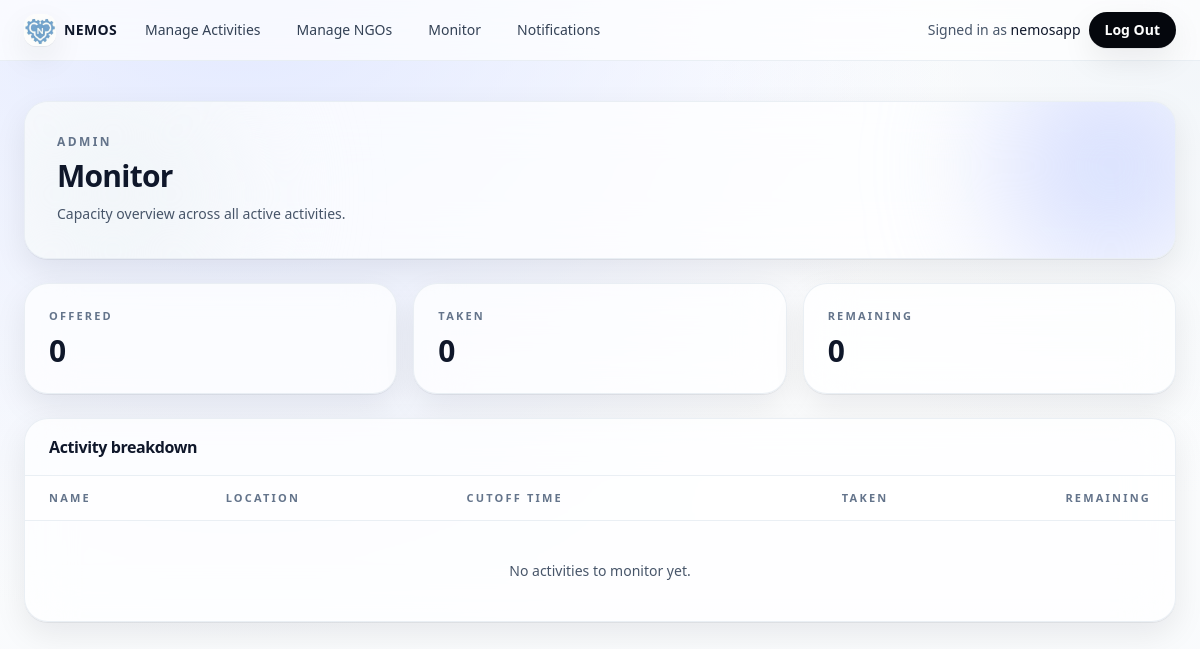
The app's page /service-day/admin/monitor/ (signed in), older data.
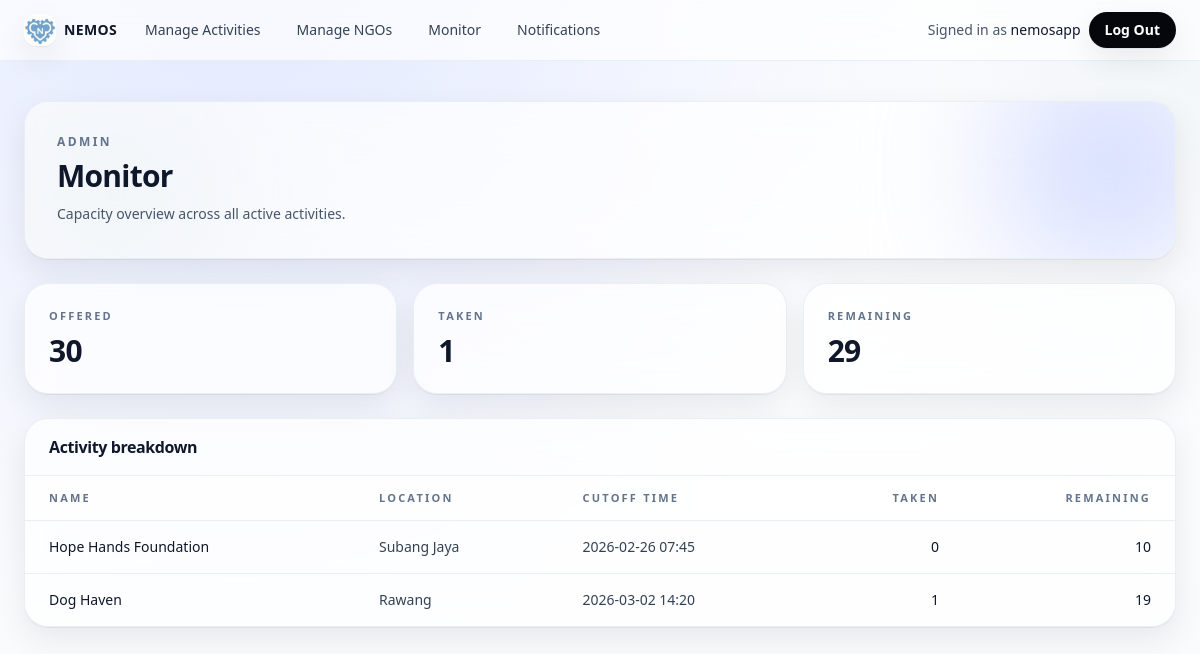
The same page, newer data.
### ngo/models.py (models this page shows, shortened)
class NGO(models.Model):
    name = models.CharField(max_length=150, unique=True)
    description = models.TextField(blank=True)
    contact_email = models.EmailField(blank=True)
    contact_phone = models.CharField(max_length=30, blank=True)
    is_active = models.BooleanField(default=True)
    class Meta:
        verbose_name_plural = "NGOs"

class NGOAvailability(models.Model):
    ngo = models.ForeignKey(NGO, on_delete=models.PROTECT, related_name="availabilities")
    service_type = models.CharField(max_length=80, default="General")
    description = models.TextField()
    location = models.CharField(max_length=150)
    service_date = models.DateTimeField()
    cutoff_time = models.DateTimeField()
    max_slots = models.PositiveIntegerField()
    is_active = models.BooleanField(default=True)
    class Meta:
        verbose_name_plural = "NGOAvailabilities"

### registrations/views.py (the view)
    def _wrapped(request, *args, **kwargs):
        if not request.user.is_authenticated:
            return login_required(view_func)(request, *args, **kwargs)
        if not request.user.is_staff:
            return HttpResponseForbidden("Staff access required.")
        return view_func(request, *args, **kwargs)

### registrations/views.py (called while the page is built)
def _staff_only(view_func):
    def _wrapped(request, *args, **kwargs):
        if not request.user.is_authenticated:
            return login_required(view_func)(request, *args, **kwargs)
        if not request.user.is_staff:
            return HttpResponseForbidden("Staff access required.")
        return view_func(request, *args, **kwargs)
    return _wrapped

@_staff_only
@require_GET
def admin_monitor(request):
    service = RegistrationService()
    summary = service.monitor_summary()
    totals = {
        "offered": summary.get("offered", 0),
        "taken": summary.get("taken", 0),
        "remaining": summary.get("remaining", 0),
    }
    rows = summary.get("rows", [])
    return render(request, "registrations/admin_monitor.html", {"totals": totals, "rows": rows})

### registrations/templates/registrations/admin_monitor.html
{% extends "core/base.html" %}
{% block content %}
  <div class="relative overflow-hidden rounded-3xl border border-slate-200/70 bg-white/70 p-8 shadow-soft backdrop-blur-xl">
    <div class="absolute -right-12 -top-12 h-56 w-56 rounded-full bg-accent-200/70 blur-3xl"></div>
    <div class="absolute -bottom-16 -left-10 h-64 w-64 rounded-full bg-slate-100 blur-3xl"></div>
    <div class="relative">
      <p class="text-xs font-semibold uppercase tracking-[0.2em] text-slate-500">Admin</p>
      <h1 class="mt-2 text-3xl font-semibold tracking-tight">Monitor</h1>
      <p class="mt-2 max-w-2xl text-sm/6 text-slate-600">Capacity overview across all active activities.</p>
    </div>
  </div>
  <div class="mt-6 grid gap-4 sm:grid-cols-3">
    <div class="rounded-3xl border border-slate-200/70 bg-white/70 p-6 shadow-soft backdrop-blur-xl">
      <p class="text-[11px] font-semibold uppercase tracking-[0.2em] text-slate-500">Offered</p>
      <p class="mt-2 text-3xl font-semibold tracking-tight">{{ totals.offered }}</p>
    </div>
    <div class="rounded-3xl border border-slate-200/70 bg-white/70 p-6 shadow-soft backdrop-blur-xl">
      <p class="text-[11px] font-semibold uppercase tracking-[0.2em] text-slate-500">Taken</p>
      <p class="mt-2 text-3xl font-semibold tracking-tight">{{ totals.taken }}</p>
    </div>
    <div class="rounded-3xl border border-slate-200/70 bg-white/70 p-6 shadow-soft backdrop-blur-xl">
      <p class="text-[11px] font-semibold uppercase tracking-[0.2em] text-slate-500">Remaining</p>
      <p class="mt-2 text-3xl font-semibold tracking-tight">{{ totals.remaining }}</p>
    </div>
  </div>
  <div class="mt-6 overflow-hidden rounded-3xl border border-slate-200/70 bg-white/70 shadow-soft backdrop-blur-xl">
    <div class="border-b border-slate-200/70 px-6 py-4">
      <h2 class="text-base font-semibold tracking-tight">Activity breakdown</h2>
    </div>
    <div class="overflow-x-auto">
      <table class="min-w-full divide-y divide-slate-200/70 text-sm">
        <thead class="bg-white/40">
          <tr>
            <th class="px-6 py-3 text-left text-[11px] font-semibold uppercase tracking-[0.2em] text-slate-500">Name</th>
            <th class="px-6 py-3 text-left text-[11px] font-semibold uppercase tracking-[0.2em] text-slate-500">Location</th>
            <th class="px-6 py-3 text-left text-[11px] font-semibold uppercase tracking-[0.2em] text-slate-500">Cutoff time</th>
            <th class="px-6 py-3 text-right text-[11px] font-semibold uppercase tracking-[0.2em] text-slate-500">Taken</th>
            <th class="px-6 py-3 text-right text-[11px] font-semibold uppercase tracking-[0.2em] text-slate-500">Remaining</th>
          </tr>
        </thead>
        <tbody class="divide-y divide-slate-200/70">
          {% for r in rows %}
            <tr class="hover:bg-slate-900/[0.03]">
              <td class="whitespace-nowrap px-6 py-4 font-medium text-slate-900">{{ r.name }}</td>
              <td class="whitespace-nowrap px-6 py-4 text-slate-700">{{ r.location }}</td>
              <td class="whitespace-nowrap px-6 py-4 text-slate-700">{{ r.cutoff_time|date:"Y-m-d H:i" }}</td>
              <td class="whitespace-nowrap px-6 py-4 text-right text-slate-900">{{ r.taken }}</td>
              <td class="whitespace-nowrap px-6 py-4 text-right text-slate-900">{{ r.remaining }}</td>
            </tr>
          {% empty %}
            <tr>
              <td colspan="5" class="px-6 py-10 text-center text-slate-600">No activities to monitor yet.</td>
            </tr>
          {% endfor %}
        </tbody>
      </table>
    </div>
  </div>
{% endblock %}

Row changes from the older to the newer data that the page shows:
added NGO: name "Hope Hands Foundation"
added NGOAvailability: location "Subang Jaya", cutoff_time "2026-02-26 07:45"
added NGO: name "Dog Haven"
added NGOAvailability: location "Rawang", cutoff_time "2026-03-02 14:20"
Text that changed along with them:
{{ totals.offered }}: "0" → "30"
{{ totals.taken }}: "0" → "1"
{{ totals.remaining }}: "0" → "29"
new list line: "0 10"
new list line: "1 19"
text no longer shown: "No activities to monitor yet."
